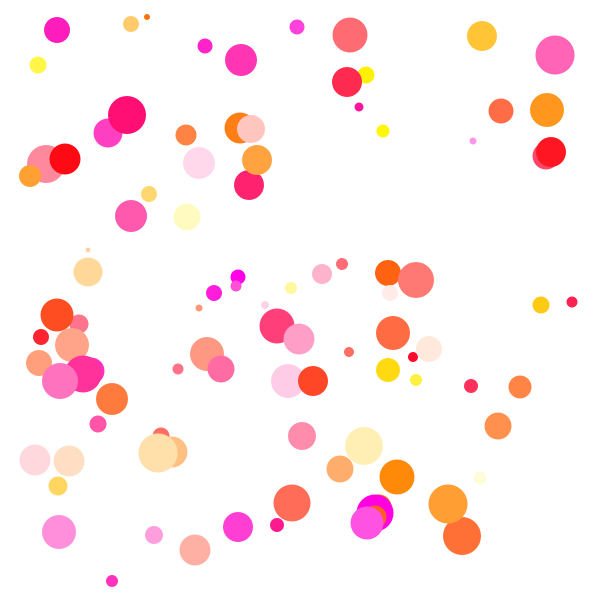
Frame 1 (no input)
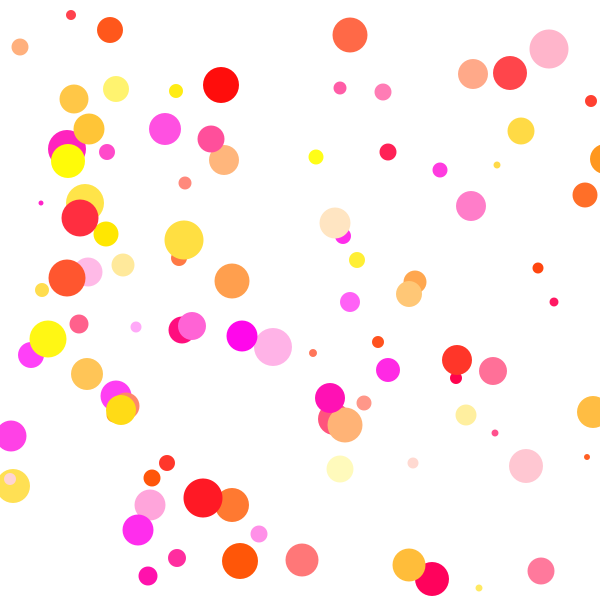
Frame 60 (the mouse pressed at the canvas centre just before this capture)
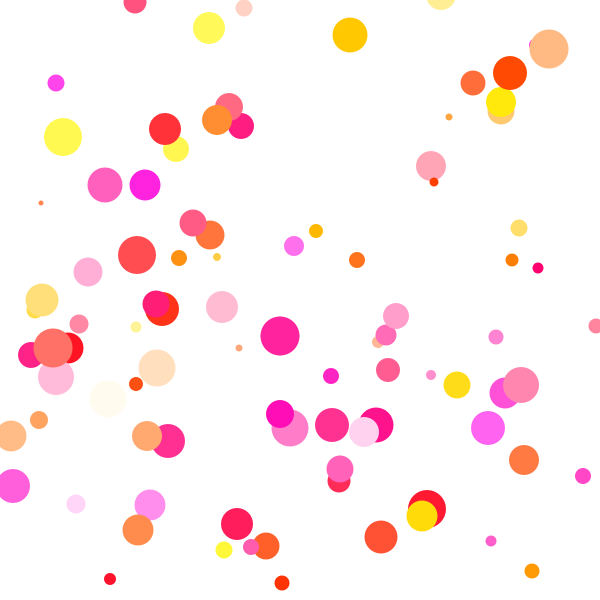
Frame 120 (the mouse held since frame 60 and released just before this capture)

The Processing sketch that drew these frames (run headless with seeded random() and noise(); from frame 60 on, the mouse is pressed at the canvas centre):

// Processing sketch: processing_66964
// ── processing_66964.pde

int numBalls = 101;
int rad[] = new int[numBalls];
int vel[] = new int[numBalls];
int ballX[] = new int[numBalls];
int ballY[] = new int[numBalls];
 
 
void setup(){
  size(600, 600);
  smooth();
  noStroke();
  for(int i = 0; i < numBalls; i++){ 
    rad[i] = int(random(5, 40));
    vel[i] = int(random(-10, 50));
    ballX[i] = int(random(rad[i], width-rad[i]));
    ballY[i] = int(random(rad[i], height-rad[i]));
  }
}
 
void draw(){
  frameRate(200);
  background(255);
  for(int i = 0; i < numBalls; i++){
    fill(255, random(255), random(250));
    ellipseMode(CENTER);
    ellipse(ballX[i], ballY[i], rad[i], rad[i]);
      ballX[i] += vel[i];
      ballY[i] += vel[i];
      
    if(ballX[i] < 0+rad[i] || ballX[i] > width-rad[i]){
      vel[i] *= -1;
    }
    if(ballY[i] < 0+rad[i] || ballY[i] > height-rad[i]){
      vel[i] *= -1;
    }
  }
}
